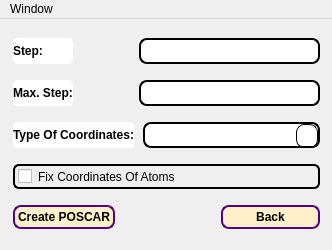
<?xml version="1.0" encoding="UTF-8"?>
<ui version="4.0">
 <class>VRPoscar</class>
 <widget class="QMainWindow" name="VRPoscar">
  <property name="geometry">
   <rect>
    <x>0</x>
    <y>0</y>
    <width>332</width>
    <height>250</height>
   </rect>
  </property>
  <property name="minimumSize">
   <size>
    <width>330</width>
    <height>250</height>
   </size>
  </property>
  <property name="maximumSize">
   <size>
    <width>500</width>
    <height>350</height>
   </size>
  </property>
  <property name="windowTitle">
   <string>VaspReader (POSCAR)</string>
  </property>
  <property name="windowIcon">
   <iconset resource="Resource.qrc">
    <normaloff>:/VRlogo/VR-logo.ico</normaloff>:/VRlogo/VR-logo.ico</iconset>
  </property>
  <property name="styleSheet">
   <string notr="true">QLineEdit{
  border-radius: 8px;
  border: 2px solid #000000;
  padding: 3px 3px;
}
QLineEdit:focus {
  border: 3px solid rgb(75, 75, 75);
}
QLineEdit:disabled {
border-radius: 8px;
padding: 3px 3px;  
border: 2px solid rgb(75, 75, 75);
background-color:rgb(150, 150, 150);
}
QLineEdit::placeholder {
  color: #000000;
}
QPushButton {
  background-color: rgb(255, 240, 202);
  color: black;
  font-weight: 600;
  border-radius: 8px;
  border: 2px solid rgb(85, 0, 127);
  padding: 3px 3px;
  margin-top: 0px;
  outline: 0px;
}
QPushButton:disabled {
border-radius: 8px;
padding: 3px 3px;
color: black;
font-weight: 600;
border-radius: 8px;
border: 2px solid rgb(75, 75, 75);
background-color:rgb(150, 150, 150);
margin-top: 0px;
outline: 0px;
}
QPushButton:hover {
  background-color: rgb(255, 212, 137);
  border: 1px solid #000000;
}
QPushButton:pressed {
background-color: white;
border: 3px solid #000000
}
QComboBox {
  border-radius: 8px;
  border: 2px solid #000000;
  padding: 3px 3px;
}
QComboBox:disabled {
border-radius: 8px;
padding: 3px 3px;
border-radius: 8px;
border: 2px solid rgb(75, 75, 75);
background-color:rgb(150, 150, 150);
}
QComboBox::drop-down {
  width: 18px;
  height:22px;
  padding: 0px 1px;
  border: 1px solid #000000;
  border-radius: 8px;
}
QComboBox::down-arrow {
  image: url(:/down-arrow_ico/down-arrow.ico);
  width: 18px;
  height:22px;
}
QComboBox::down-arrow:hover {
    width: 18px;
    height:22px;
    padding: 0px 1px;
    border: 1px solid #000000;
    border-radius: 8px;
	background-color: rgb(255, 229, 162);
}
QComboBox::down-arrow:pressed {
    width: 18px;
    height:22px;
    padding: 0px 1px;
    border: 0px solid #000000;
    border-radius: 8px;
	background-color: rgb(255, 232, 216);
}
QComboBox:pressed {
	background-color: rgb(255, 250, 237);
}
QFrame{
  border: 2px solid #000000;
  border-radius: 5px;
}
QScrollArea{border: none;}
QScrollBar{background: white; border-radius: 5px;}
QScrollBar:horizontal{height: 8px;}
QScrollBar:vertical{width: 8px; background:white;}
QScrollBar::handle{background: rgb(0, 203, 203); border-radius: 4px; width: 4px}
QScrollBar::handle:horizontal{height: 25px; min-width: 10px;}
QScrollBar::handle:vertical{width: 25px; min-height: 10px;}
QScrollBar::add-line{border: none;background: none;}
QScrollBar::sub-line{border: none; background: none;}
QLabel{
border: 0px solid #000000;
background-color: rgb(255, 255, 255, 255);
color: black;
font-weight: 600;
height:28px;}
QCheckBox{
  border-radius: 6px;
  border: 2px solid #000000;
  padding: 3px 3px;
}
QRadioButton{
  border-radius: 6px;
  border: 2px solid #000000;
  padding: 3px 3px;
}</string>
  </property>
  <widget class="QWidget" name="PoscarMainWidget">
   <layout class="QVBoxLayout" name="verticalLayout">
    <property name="leftMargin">
     <number>13</number>
    </property>
    <property name="rightMargin">
     <number>12</number>
    </property>
    <item>
     <layout class="QHBoxLayout" name="PoscarTopLayout" stretch="1,1,3">
      <property name="leftMargin">
       <number>0</number>
      </property>
      <property name="rightMargin">
       <number>0</number>
      </property>
      <item>
       <widget class="QLabel" name="label">
        <property name="text">
         <string>Step:</string>
        </property>
       </widget>
      </item>
      <item>
       <spacer name="horizontalSpacer_2">
        <property name="orientation">
         <enum>Qt::Horizontal</enum>
        </property>
        <property name="sizeHint" stdset="0">
         <size>
          <width>40</width>
          <height>20</height>
         </size>
        </property>
       </spacer>
      </item>
      <item>
       <widget class="QLineEdit" name="lineEdit"/>
      </item>
     </layout>
    </item>
    <item>
     <layout class="QHBoxLayout" name="horizontalLayout_2" stretch="1,1,3">
      <property name="leftMargin">
       <number>0</number>
      </property>
      <property name="rightMargin">
       <number>0</number>
      </property>
      <item>
       <widget class="QLabel" name="label_2">
        <property name="text">
         <string>Max. Step:</string>
        </property>
       </widget>
      </item>
      <item>
       <spacer name="horizontalSpacer_3">
        <property name="orientation">
         <enum>Qt::Horizontal</enum>
        </property>
        <property name="sizeHint" stdset="0">
         <size>
          <width>40</width>
          <height>20</height>
         </size>
        </property>
       </spacer>
      </item>
      <item>
       <widget class="QLineEdit" name="lineEdit_2"/>
      </item>
     </layout>
    </item>
    <item>
     <layout class="QHBoxLayout" name="horizontalLayout_3" stretch="1,1,100">
      <property name="leftMargin">
       <number>0</number>
      </property>
      <property name="rightMargin">
       <number>0</number>
      </property>
      <item>
       <widget class="QLabel" name="label_3">
        <property name="text">
         <string>Type Of Coordinates:</string>
        </property>
       </widget>
      </item>
      <item>
       <spacer name="horizontalSpacer_4">
        <property name="orientation">
         <enum>Qt::Horizontal</enum>
        </property>
        <property name="sizeHint" stdset="0">
         <size>
          <width>40</width>
          <height>20</height>
         </size>
        </property>
       </spacer>
      </item>
      <item>
       <widget class="QComboBox" name="comboBox"/>
      </item>
     </layout>
    </item>
    <item>
     <widget class="QCheckBox" name="checkBox">
      <property name="text">
       <string>Fix Coordinates Of Atoms</string>
      </property>
     </widget>
    </item>
    <item>
     <layout class="QHBoxLayout" name="horizontalLayout_4" stretch="1,1,1">
      <item>
       <widget class="QPushButton" name="pushButton">
        <property name="text">
         <string>Create POSCAR</string>
        </property>
       </widget>
      </item>
      <item>
       <spacer name="horizontalSpacer">
        <property name="orientation">
         <enum>Qt::Horizontal</enum>
        </property>
        <property name="sizeHint" stdset="0">
         <size>
          <width>40</width>
          <height>20</height>
         </size>
        </property>
       </spacer>
      </item>
      <item>
       <widget class="QPushButton" name="pushButton_2">
        <property name="text">
         <string>Back</string>
        </property>
       </widget>
      </item>
     </layout>
    </item>
   </layout>
  </widget>
  <widget class="QMenuBar" name="menubar">
   <property name="geometry">
    <rect>
     <x>0</x>
     <y>0</y>
     <width>332</width>
     <height>22</height>
    </rect>
   </property>
   <widget class="QMenu" name="menuWindow">
    <property name="title">
     <string>Window</string>
    </property>
    <addaction name="actionAbout"/>
    <addaction name="separator"/>
    <addaction name="actionBack"/>
    <addaction name="separator"/>
    <addaction name="actionExit"/>
   </widget>
   <addaction name="menuWindow"/>
  </widget>
  <action name="actionAbout">
   <property name="text">
    <string>About</string>
   </property>
  </action>
  <action name="actionBack">
   <property name="text">
    <string>Back</string>
   </property>
  </action>
  <action name="actionExit">
   <property name="text">
    <string>Exit</string>
   </property>
  </action>
 </widget>
 <resources>
  <include location="Resource.qrc"/>
 </resources>
 <connections/>
</ui>
